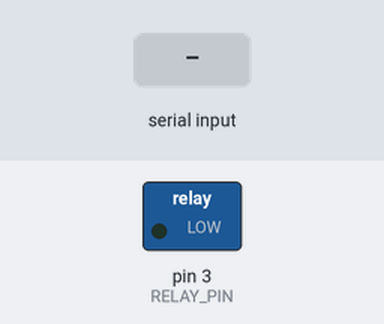
The sketch below on a simulated Arduino Uno, built with avr-gcc and run on an emulated ATmega328P. Parts: switched loads named in the sketch (green lamp = pin HIGH). Inputs (shaded band) come from the test bench.

Above: at 1.2 s.
1.3 s: "h" received over Serial
At 2.5 s:
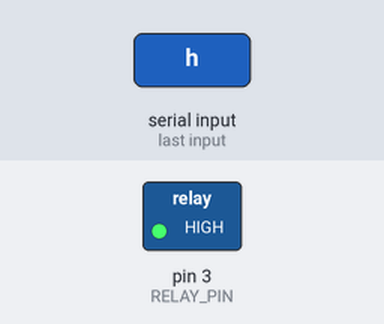
2.8 s: "l" received over Serial
At 3.9 s:
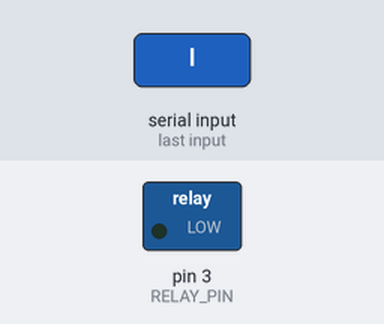
Timing chart, 0 to 5.8 s (numbered marks = the images above; inputs shaded):
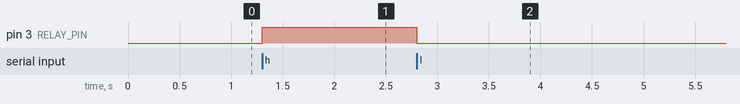

The sketch:

arduino_firmware.ino
```cpp
#include <dht11.h>
#define DHT11_PIN 2
#define RELAY_PIN 3

dht11 DHT;

void setup() {
  Serial.begin(115200);
  pinMode(RELAY_PIN, OUTPUT);
}

void loop(){

  if(Serial.available() > 0) {
    switch(Serial.read()) {
      case 'r':
        DHT.read(DHT11_PIN);
        Serial.write((uint8_t*)&DHT.temperature, sizeof(DHT.temperature));
        Serial.write((uint8_t*)&DHT.humidity, sizeof(DHT.humidity));
        break;

      case 'h':
        digitalWrite(RELAY_PIN, HIGH);
        break;

      case 'l':
        digitalWrite(RELAY_PIN, LOW);
        break;
    }
  }
}
```

Measured:
- after the input at 1.3 s, pin 3 (RELAY_PIN): LOW → HIGH at once
- after the input at 2.8 s, pin 3 (RELAY_PIN): HIGH → LOW at once
